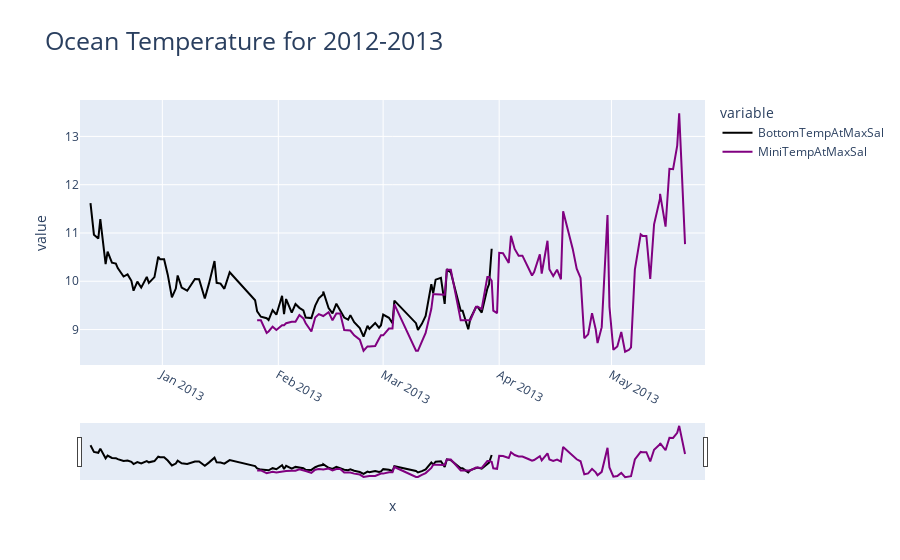

Here is the notebook cell this chart was saved with:
### Code cell
import pandas as pd
import scipy.io as sio
import numpy as np
import datetime
import plotly.express as px
from plotly.subplots import make_subplots
import plotly.graph_objects as go
import re

downRiverDF = pd.read_csv('downriver_2012_2013_processed.csv', parse_dates = ['DN'])
minilanderDF = pd.read_csv('minilander_2012_2013_processed.csv', parse_dates = ['DN'])

#create day DN to separate out data values by day instead of 5 min intervals
downRiverDF['dayDN'] = downRiverDF['DN'].dt.floor('D')
minilanderDF['dayDN'] = minilanderDF['DN'].dt.floor('D')
#takes highest sal values by day and collects idx, then converts floats to integers
idxMaxDownArray = downRiverDF.groupby("dayDN")["BottomSalCorrected"].idxmax().ffill().astype('Int64').to_numpy()
idxMaxMiniArray = minilanderDF.groupby("dayDN")["Salinity"].idxmax().ffill().bfill().astype('Int64').to_numpy()

#filter data frame from NAN duplicates created in previous step
salToTempDownDF = downRiverDF.loc[idxMaxDownArray].drop_duplicates()
salToTempMiniDF = minilanderDF.loc[idxMaxMiniArray].drop_duplicates()

#trying to combine so that both arrays are same length
combinedDF = pd.merge_asof(salToTempDownDF, salToTempMiniDF, on = 'DN')[["DN", "BottomTemp", "Temperature"]]
maxDN = combinedDF["DN"].max()
salToTempMiniDF["BottomTemp"] = np.nan
#combining tail of minilander data to other data
combinedDF = pd.concat([combinedDF, salToTempMiniDF.loc[salToTempMiniDF['DN']>maxDN][["DN", "BottomTemp", "Temperature"]]])

#plot ocean temperature
tempFigLabels = ['BottomTempAtMaxSal', 'MiniTempAtMaxSal']
tempfig = px.line(x = combinedDF['DN'], y = [combinedDF["BottomTemp"], combinedDF["Temperature"]], color_discrete_sequence= ["black", "purple"], title = "Temperature")
for idx in range(len(tempFigLabels)):
    tempfig.data[idx].name = tempFigLabels[idx]
    tempfig.data[idx].hovertemplate = 'variable=' + tempFigLabels[idx] + '<br>x=%{x}<br>value=%{y}<extra></extra>'
    tempfig.data[idx].legendgroup = tempFigLabels[idx]

tempfig.update_layout(title=dict(text= "Ocean Temperature for 2012-2013", font=dict(size=25)))
tempfig.update_xaxes(tickangle=30)
tempfig.update_xaxes(rangeslider_visible=True)
tempfig.update_xaxes(range = [pd.Timestamp('2012-12-10'),pd.Timestamp('2013-05-26')])

tempfig.show()

### Figure 1 — Plotly figure (JSON) as saved in the notebook; plotly's stock layout.template omitted (floating-point values rounded to 4 significant figures; data arrays with more than 128 entries replaced by an {"elided": "..."} marker saying what was removed)
{"data": [{"hovertemplate": "variable=BottomTempAtMaxSal<br>x=%{x}<br>value=%{y}<extra></extra>", "legendgroup": "BottomTempAtMaxSal", "line": {"color": "black", "dash": "solid"}, "marker": {"symbol": "circle"}, "mode": "lines", "name": "BottomTempAtMaxSal", "orientation": "v", "showlegend": true, "type": "scatter", "x": {"elided": "151 str values"}, "xaxis": "x", "y": {"elided": "151 float values"}, "yaxis": "y"}, {"hovertemplate": "variable=MiniTempAtMaxSal<br>x=%{x}<br>value=%{y}<extra></extra>", "legendgroup": "MiniTempAtMaxSal", "line": {"color": "purple", "dash": "solid"}, "marker": {"symbol": "circle"}, "mode": "lines", "name": "MiniTempAtMaxSal", "orientation": "v", "showlegend": true, "type": "scatter", "x": {"elided": "151 str values"}, "xaxis": "x", "y": {"elided": "151 float values"}, "yaxis": "y"}], "layout": {"legend": {"title": {"text": "variable"}, "tracegroupgap": 0}, "title": {"font": {"size": 25}, "text": "Ocean Temperature for 2012-2013"}, "xaxis": {"anchor": "y", "domain": [0, 1], "range": ["2012-12-10T00:00:00", "2013-05-26T00:00:00"], "rangeslider": {"visible": true}, "tickangle": 30, "title": {"text": "x"}}, "yaxis": {"anchor": "x", "domain": [0, 1], "title": {"text": "value"}}}}
